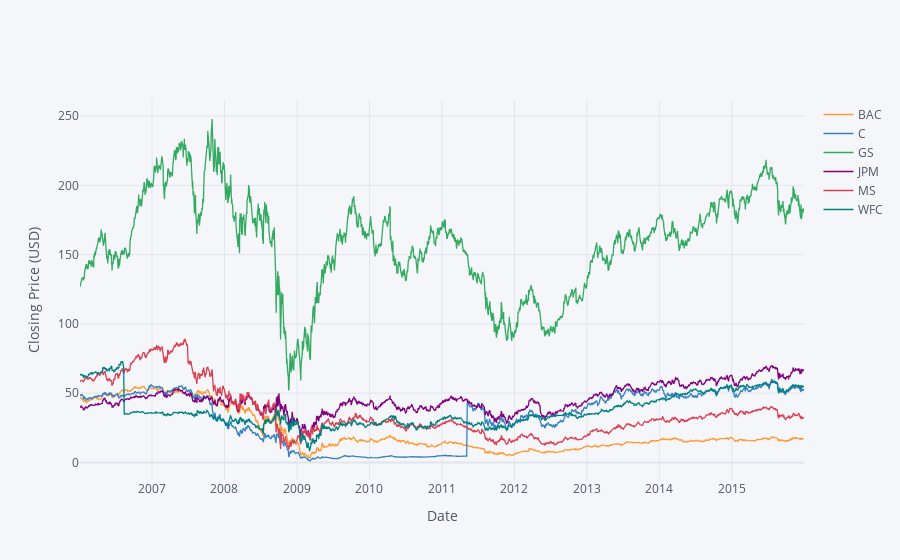

Notebook code cell kept with this figure:
### Markdown cell above
Lineplot of entire time range

### Code cell
bank_stocks.xs(key='close',axis=1,level='Stock Info').iplot(kind='scatter',xTitle='Date',yTitle='Closing Price (USD)')

### Figure 1 — Plotly figure (JSON) as saved in the notebook; plotly's stock layout.template omitted (floating-point values rounded to 4 significant figures; data arrays with more than 128 entries replaced by an {"elided": "..."} marker saying what was removed)
{"data": [{"line": {"color": "rgba(255, 153, 51, 1.0)", "dash": "solid", "shape": "linear", "width": 1.3}, "mode": "lines", "name": "BAC", "text": "", "type": "scatter", "x": {"elided": "2517 str values"}, "y": {"elided": "2517 float values"}}, {"line": {"color": "rgba(55, 128, 191, 1.0)", "dash": "solid", "shape": "linear", "width": 1.3}, "mode": "lines", "name": "C", "text": "", "type": "scatter", "x": {"elided": "2517 str values"}, "y": {"elided": "2517 float values"}}, {"line": {"color": "rgba(50, 171, 96, 1.0)", "dash": "solid", "shape": "linear", "width": 1.3}, "mode": "lines", "name": "GS", "text": "", "type": "scatter", "x": {"elided": "2517 str values"}, "y": {"elided": "2517 float values"}}, {"line": {"color": "rgba(128, 0, 128, 1.0)", "dash": "solid", "shape": "linear", "width": 1.3}, "mode": "lines", "name": "JPM", "text": "", "type": "scatter", "x": {"elided": "2517 str values"}, "y": {"elided": "2517 float values"}}, {"line": {"color": "rgba(219, 64, 82, 1.0)", "dash": "solid", "shape": "linear", "width": 1.3}, "mode": "lines", "name": "MS", "text": "", "type": "scatter", "x": {"elided": "2517 str values"}, "y": {"elided": "2517 float values"}}, {"line": {"color": "rgba(0, 128, 128, 1.0)", "dash": "solid", "shape": "linear", "width": 1.3}, "mode": "lines", "name": "WFC", "text": "", "type": "scatter", "x": {"elided": "2517 str values"}, "y": {"elided": "2517 float values"}}], "layout": {"legend": {"bgcolor": "#F5F6F9", "font": {"color": "#4D5663"}}, "paper_bgcolor": "#F5F6F9", "plot_bgcolor": "#F5F6F9", "title": {"font": {"color": "#4D5663"}}, "xaxis": {"gridcolor": "#E1E5ED", "showgrid": true, "tickfont": {"color": "#4D5663"}, "title": {"font": {"color": "#4D5663"}, "text": "Date"}, "zerolinecolor": "#E1E5ED"}, "yaxis": {"gridcolor": "#E1E5ED", "showgrid": true, "tickfont": {"color": "#4D5663"}, "title": {"font": {"color": "#4D5663"}, "text": "Closing Price (USD)"}, "zerolinecolor": "#E1E5ED"}}}
